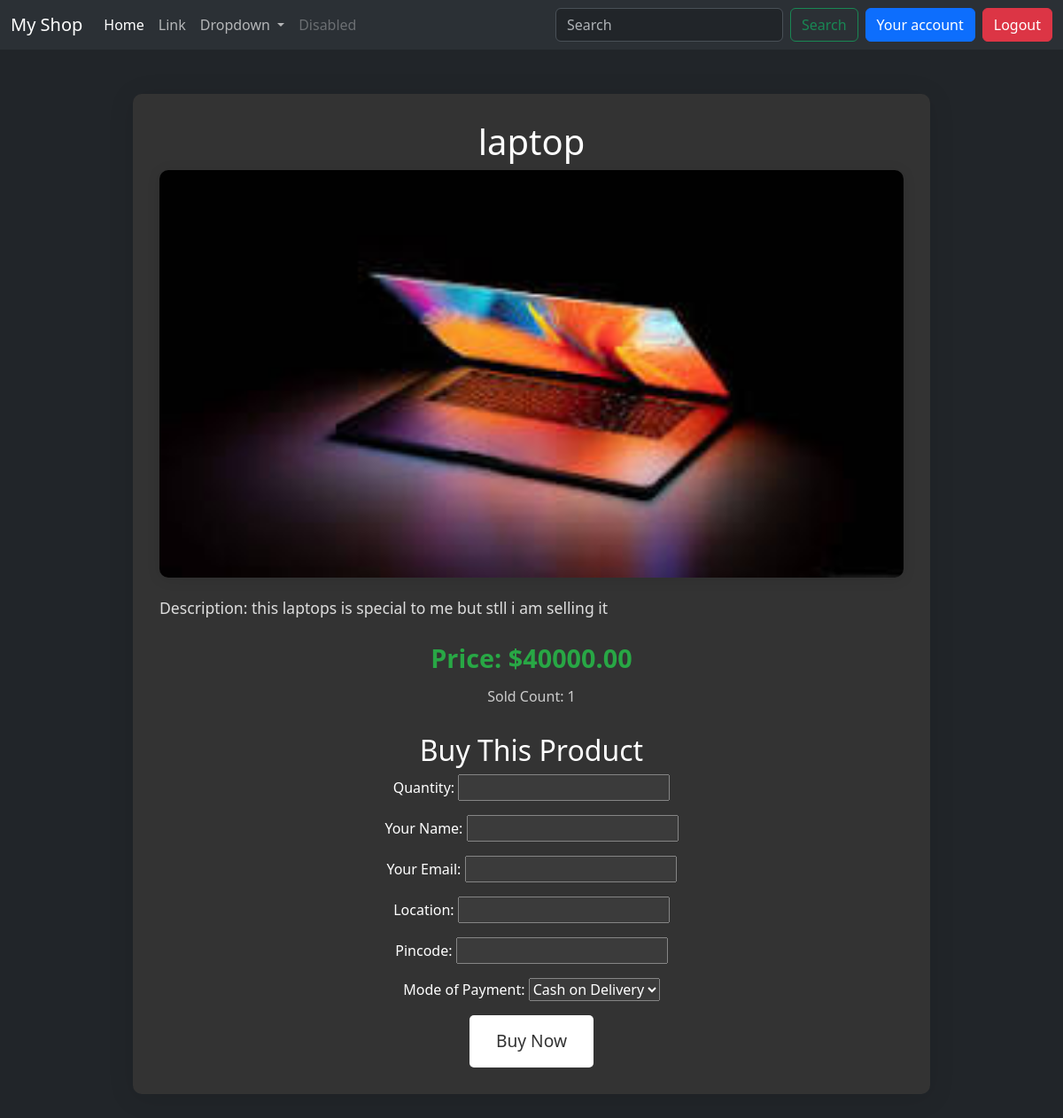
Page /product_detail/12/ (signed in) on the committed database.
### explore/models.py (models this page shows, shortened)
class Product(models.Model):
    user = models.ForeignKey(User, on_delete=models.CASCADE)
    Name = models.CharField(max_length=100)
    Product_name = models.CharField(max_length=100)
    description = models.TextField(max_length=240)
    created_at = models.DateTimeField(auto_now_add=True)
    updated_at = models.DateTimeField(auto_now=True)
    photo1 = models.ImageField(upload_to='photo1/', blank=True, null=True)
    photo2 = models.ImageField(upload_to='photo2/', blank=True, null=True)
    photo3 = models.ImageField(upload_to='photo3/', blank=True, null=True)
    price = models.DecimalField(max_digits=10, decimal_places=2)
    category = models.CharField(max_length=50)
    sold_count = models.PositiveIntegerField(default=0)

### explore/views.py (the view)
# urls.py: path('product_detail/<int:product_id>/', product_detail, name='product_detail'),
@login_required
@login_required
def product_detail(request, product_id):
    product = get_object_or_404(Product, id=product_id)
    if request.method == 'POST':
        form = BuyForm(request.POST)
        if form.is_valid():
            quantity = form.cleaned_data['quantity']
            buyer_name = form.cleaned_data['buyer_name']
            buyer_email = form.cleaned_data['buyer_email']
            location = form.cleaned_data['location']
            pincode = form.cleaned_data['pincode']
            payment_mode = form.cleaned_data['payment_mode']
            product.sold_count += quantity
            product.save()
            Buy.objects.create(
                user=request.user,
                product=product,
                Name=buyer_name,
                location=location,
                pincode=pincode,
                sold_count=quantity
            )
            total_price = product.price * quantity
            return redirect('success', product_id=product.id, quantity=quantity, total_price=total_price)
    else:
        form = BuyForm()
    return render(request, 'product_detail.html', {'product': product, 'form': form})

### explore/forms.py
class BuyForm(forms.Form):
    quantity = forms.IntegerField(min_value=1, label='Quantity')
    buyer_name = forms.CharField(max_length=100, label='Your Name')
    buyer_email = forms.EmailField(label='Your Email')
    location = forms.CharField(max_length=255, label='Location')
    pincode = forms.CharField(max_length=6, min_length=6, label='Pincode',
                              widget=forms.TextInput(attrs={'pattern': '[0-9]{6}', 'title': 'Enter a 6-digit pincode'}))
    PAYMENT_CHOICES = [
        ('cod', 'Cash on Delivery'),
        ('upi', 'UPI'),
    ]
    payment_mode = forms.ChoiceField(choices=PAYMENT_CHOICES, initial='cod', label='Mode of Payment')

### explore/templates/product_detail.html (shortened to what this page needs)
{% extends 'layout.html' %}
{% block content %}
<div class="product-detail-container">
    <h1>{{ product.Product_name }}</h1>
    <img class="product-image" src="{{ product.photo1.url }}" alt="{{ product.Product_name }}">
    <p class="product-description">Description: {{ product.description }}</p>
    <p class="product-price">Price: ${{ product.price }}</p>
    <p class="product-sold-count">Sold Count: {{ product.sold_count }}</p>
    <div class="buy-now-container">
        <h2>Buy This Product</h2>
        <form method="post">
            {{ form.as_p }}
            <button class="buy-now-button" type="submit">Buy Now</button>
        </form>
    </div>
</div>
{% endblock %}

### rows in the picture
Product: Product_name "laptop", photo1 (picture), description "this laptops is special to me but stll i am selling it", price "40000.00", sold_count "1"
